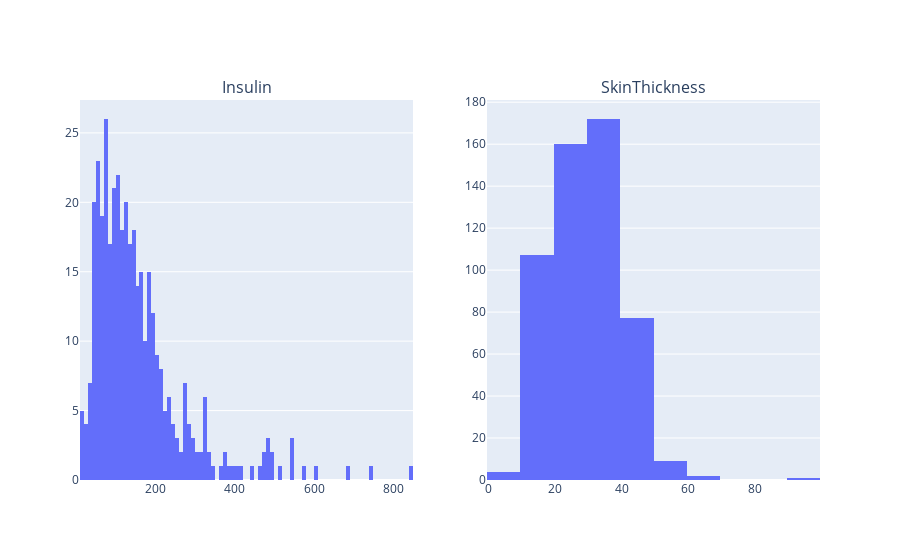

Write notebook code for a chart like this one.
### Markdown cell above
By looking at the distribution of non-missing values we understand that Both `Insulin` and `SkinThickness` aew right skewed.

### Code cell
cols = ["Insulin", "SkinThickness"]
fig = make_subplots(cols=2, rows=1, subplot_titles=cols)
for i in range(len(cols)):
    fig.add_trace(px.histogram(data_frame=df[df[cols[i]] != 0], x=cols[i], nbins=100).data[0], row=1, col=i+1)
fig.show()

### Figure 1 — Plotly figure (JSON) as saved in the notebook; plotly's stock layout.template omitted (floating-point values rounded to 4 significant figures; data arrays with more than 128 entries replaced by an {"elided": "..."} marker saying what was removed)
{"data": [{"alignmentgroup": "True", "bingroup": "x", "hovertemplate": "Insulin=%{x}<br>count=%{y}<extra></extra>", "legendgroup": "", "marker": {"color": "#636efa", "pattern": {"shape": ""}}, "name": "", "nbinsx": 100, "offsetgroup": "", "orientation": "v", "showlegend": false, "type": "histogram", "x": {"elided": "392 int values"}, "xaxis": "x", "yaxis": "y"}, {"alignmentgroup": "True", "bingroup": "x", "hovertemplate": "SkinThickness=%{x}<br>count=%{y}<extra></extra>", "legendgroup": "", "marker": {"color": "#636efa", "pattern": {"shape": ""}}, "name": "", "nbinsx": 100, "offsetgroup": "", "orientation": "v", "showlegend": false, "type": "histogram", "x": {"elided": "532 int values"}, "xaxis": "x2", "yaxis": "y2"}], "layout": {"annotations": [{"font": {"size": 16}, "showarrow": false, "text": "Insulin", "x": 0.225, "xanchor": "center", "xref": "paper", "y": 1, "yanchor": "bottom", "yref": "paper"}, {"font": {"size": 16}, "showarrow": false, "text": "SkinThickness", "x": 0.775, "xanchor": "center", "xref": "paper", "y": 1, "yanchor": "bottom", "yref": "paper"}], "xaxis": {"anchor": "y", "domain": [0, 0.45]}, "xaxis2": {"anchor": "y2", "domain": [0.55, 1]}, "yaxis": {"anchor": "x", "domain": [0, 1]}, "yaxis2": {"anchor": "x2", "domain": [0, 1]}}}
